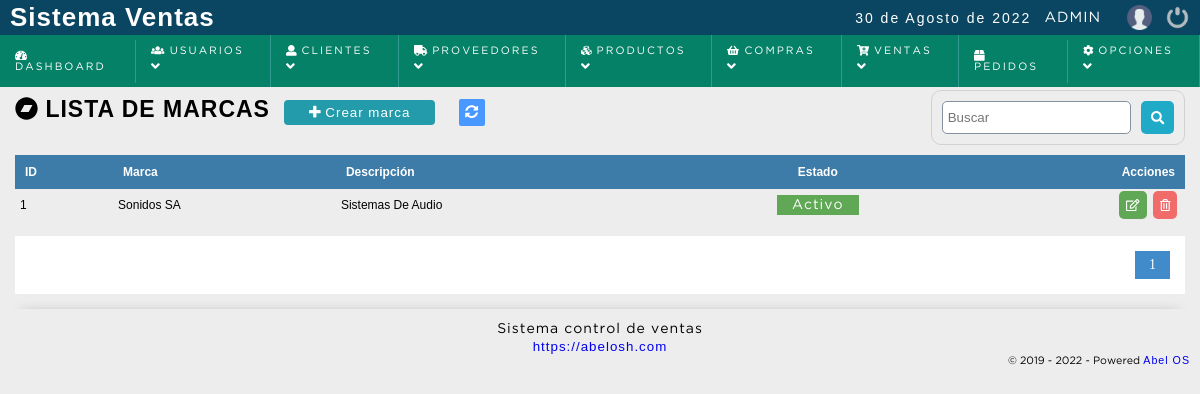
The page /sistema/marcas/marcas.php (signed in) on the database its author committed.
### tables this page shows
CREATE TABLE IF NOT EXISTS `marca` (
  `idmarca` bigint(20) NOT NULL AUTO_INCREMENT,
  `marca` varchar(100) NOT NULL,
  `descripcion` text NOT NULL,
  `dateadd` datetime NOT NULL DEFAULT CURRENT_TIMESTAMP,
  `usuarioid` int(11) NOT NULL,
  `estatus` int(11) NOT NULL DEFAULT '1',
  PRIMARY KEY (`idmarca`)
);

### sistema/includes/functions.php (called while the page is built, shortened)
<?php
	function decrypt($string, $key) {
	   $result = '';
	   $string = base64_decode($string);
	   for($i=0; $i<strlen($string); $i++) {
	      $char = substr($string, $i, 1);
	      $keychar = substr($key, ($i % strlen($key))-1, 1);
	      $char = chr(ord($char)-ord($keychar));
	      $result.=$char;
	   }
	   return $result;
	}
 ?>

### sistema/marcas/marcas.php (the view, shortened to what this page needs)
<?php
	include "../../conexion.php";
	$sql_registe = mysqli_query($conection,"SELECT COUNT(*) as total_registro FROM marca WHERE estatus != 10 ");
	$result_register = mysqli_fetch_array($sql_registe);
	$total_registro = $result_register['total_registro'];
	$por_pagina = 150;
	if(empty($_GET['pagina']))
	{
		$pagina = 1;
	}else{
		$pagina = $_GET['pagina'];
	}
	$desde = ($pagina-1) * $por_pagina;
	$total_paginas = ceil($total_registro / $por_pagina);
	$query = mysqli_query($conection,"SELECT * FROM marca WHERE estatus != 10 ORDER BY marca ASC LIMIT $desde,$por_pagina
		");
 ?>
<!DOCTYPE html>
<html lang="en">
<head>
	<?php include "../includes/scripts.php"; ?>
</head>
<body>
	<?php include "../includes/header.php"; ?>
	<section id="container">
		<h1> <i class="fab fa-bandcamp"></i> Lista de marcas</h1>
		<a href="#" class="btn_new btnNewMarca"><i class="fas fa-plus"></i> Crear marca</a>
		<a href="index.php" class="btnRefresh"><i class="fas fa-sync-alt" title="Actualizar"></i></a>
		<form action="buscar_marca.php" method="get" class="form_search">
			<input type="text" name="busqueda" id="busqueda" placeholder="Buscar">
			<button type="submit" class="btn_search"><i class="fas fa-search"></i></button>
		</form>
	<div class="containerTable">
		<table>
			<tr>
				<th>ID</th>
				<th>Marca</th>
				<th>Descripción</th>
				<th class="textcenter">Estado</th>
				<th class="textright">Acciones</th>
			</tr>
		<?php
			if($result > 0){
				while ($data = mysqli_fetch_array($query)) {
					if($data["estatus"] == 1){
						$estatusMarca = '<span title="Desactivar Marca" class="pagada activeUser" estado="'.$data["estatus"].'" onclick="modalActiveMarca('.$data["idmarca"].');">Activo</span>';
					}else{
						$estatusMarca = '<span title="Activar Marca" class="anulada activeUser" estado="'.$data["estatus"].'" onclick="modalActiveMarca('.$data["idmarca"].');">Inactivo</span>';
					}
			?>
				<tr id="item_<?php echo $data["idmarca"]; ?>" >
					<td><?php echo $data["idmarca"]; ?></td>
					<td class="rowMarca"><?php echo $data["marca"]; ?></td>
					<td class="rowDescripcion"><?php echo  $data["descripcion"]; ?></td>
					<td class="rowEstado textcenter"><?php echo $estatusMarca; ?></td>
					<td class="textright">
						<div class="div_acciones">
							<div>
								<a class="btn_edit btnEditMarca" href="#"><i class="far fa-edit"></i> </a>
							</div>
							<div>
								<a class="btn_del btnDelMarca" href="#" title="Eliminar"><i class="far fa-trash-alt"></i></a>
							</div>
						</div>
					</td>
				</tr>
		<?php
				}
			}else{
				echo '<tr><td colspan="5" align="center"><p><strong>No hay datos para mostrar</strong></p></td></tr>';
			}
		 ?>
		</table>
	</div>
<?php
	if($total_registro != 0)
	{
 ?>
		<div class="paginador">
			<ul>
			<?php
				for ($i=1; $i <= $total_paginas; $i++) {
					if($i == $pagina)
					{
						echo '<li class="pageSelected">'.$i.'</li>';
					}else{
						echo '<li><a href="?pagina='.$i.'">'.$i.'</a></li>';
					}
				}
			 ?>
			</ul>
		</div>
<?php } ?>
	</section>
	<?php include "../includes/footer.php"; ?>
</body>
</html>

### sistema/css/style.css (style rules this page uses)
* { margin: 0; padding: 0; box-sizing: border-box; }
body { background: #ededed; }
h1, h2, h3, h4, h5, h6 { font-family: 'arial'; font-weight: bold; letter-spacing: 1px; }
h1 { font-size: 26px; }
a { text-decoration: none; font-family: arial; letter-spacing: 1px; }
span { font-family: 'GothamBook'; letter-spacing: 1px; font-size: 14px; line-height: 20px; }
#container { padding: 90px 15px 15px; }
form { background: #FFF; margin: auto; padding: 20px 43px; border: 1px solid #d1d1d1; }
input,select,textarea { display: block; width: 100%; font-size: 10pt; padding: 5px; border: 1px solid #85929e; border-radius: 5px; }
.btnRefresh { margin-left: 10px; color: #FFF; font-size: 10pt; background:#4898ff; padding: 6px; border-radius: 2px; }
#container h1 { font-size: 23px; text-transform: uppercase; display: inline-block; }
.btn_new { display: inline-block; background: #239baa; color: #FFF; padding: 5px 25px; border-radius: 4px; border: 0; margin: 10px; cursor: pointer; font-size: 10pt; }
table { border-collapse: collapse; font-size: 9pt; font-family: 'arial'; width: 100%; }
table th { text-align: left; padding: 10px; background: #3d7ba8; color: #FFF; }
table tr:nth-child(odd) { background: #FFF; }
table td { padding: 2px 5px; }
.activeUser { cursor: pointer; }
.paginador ul { padding: 15px; list-style: none; background: #FFF; margin-top: 15px; display: -webkit-flex; display: -moz-flex; display: -ms-flex; display: -o-flex; display: flex; justify-content: flex-end; }
.paginador a, .pageSelected { color: #428bca; border: 1px solid #ddd; padding: 5px; display: inline-block; font-size: 14px; text-align: center; width: 35px; }
.pageSelected { color: #FFF; background: #428bca; border: 1px solid #428bca; }
.form_search { display: -webkit-flex; display: -moz-flex; display: -ms-flex; display: -o-flex; display: flex; float: right; background: initial; padding: 10px; border-radius: 10px; margin-bottom: 10px; }
.form_search .btn_search { background: #1faac8; color: #FFF; padding: 10px; border: 0; cursor: pointer; margin-left: 10px; display: -webkit-flex; display: -moz-flex; display: -ms-flex; display: -o-flex; display: flex; border-radius: 5px; }
.textright { text-align: right; }
.textcenter { text-align: center; }
.pagada, .anulada, .reserva { color: #FFF; background: #60a756; text-align: center; padding: 4px 15px; width: 100%; }
.div_acciones { display: -webkit-flex; display: -moz-flex; display: -ms-flex; display: -o-flex; display: flex; justify-content: flex-end; }
.btn_view, .btn_edit, .btn_del, .btn_add, .btn_sendEmail, .btn_print { background-color: #1faac8; border: 0; border-radius: 5px; cursor: pointer; padding: 7px; margin: 0 3px; color: #FFF; }
.div_acciones .btn_view, .div_acciones .btn_edit, .div_acciones .btn_del, .btn_add { display: block; }
.btn_edit { background-color: #60a756; }
.btn_del { background-color: #f26b6b; }

### rows shown on the page
marca: idmarca "1", marca "Sonidos SA", descripcion "Sistemas De Audio"

### other values the page prints
fechaC() "30 de Agosto de 2022"
$_SESSION['user'] "ADMIN"
WEB_EMPRESA "https://abelosh.com"
